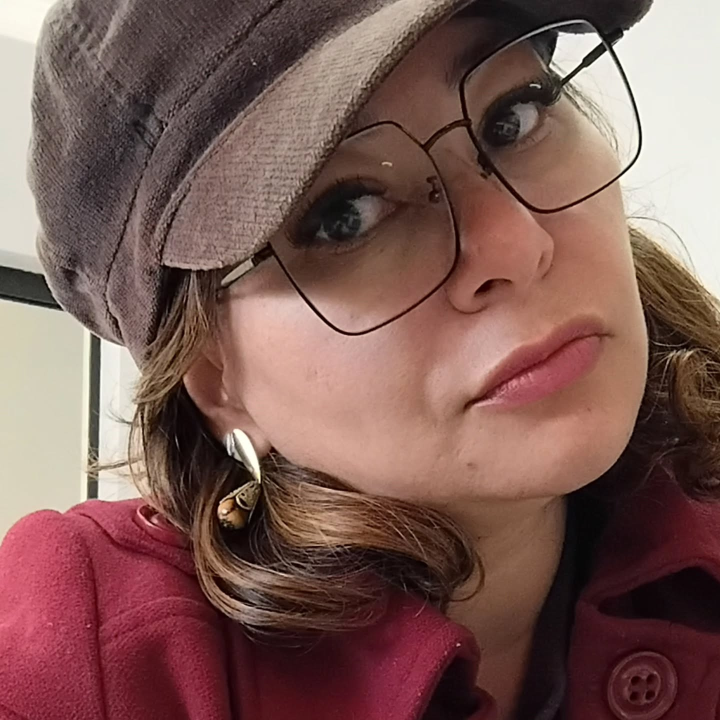
#> input picture fotos/ref-03-closeup-oculos-boina.jpg, 1440 x 1440 px (shown at 1/2 size)
$ python gerar_estatico.py
#> lines starting #> are read from the running program, lines starting #| are printed output that depends on the picture; after the words box and inside, x2 and y2 are one past the last pixel; in counts of white or black regions, pixels touching at a corner belong together
### tipografia.py
# -*- coding: utf-8 -*-
"""Tipografia e paleta da AuraBela.

Duas famílias, o par clássico de conteúdo de beleza:
  - Playfair Display (serifada display) para os ganchos — elegância, "editorial".
  - Montserrat (sans geométrica) para corpo, selos e CTA — limpeza e leitura.

As duas sao fontes VARIAVEIS (um arquivo por familia, eixo de peso 400-900). O
peso e escolhido em runtime com set_variation_by_axes — cada chamada devolve um
objeto de fonte novo, entao nunca ha dois pesos disputando o mesmo objeto (a
armadilha que o vendanaobra evitou usando estaticas; aqui isolamos por chamada).
"""
from __future__ import annotations

import os
from functools import lru_cache
from PIL import ImageFont

BASE = os.path.dirname(os.path.abspath(__file__))
FONTES = os.path.join(BASE, "fontes")

SERIF = os.path.join(FONTES, "PlayfairDisplay-Bold.ttf")   # variavel 400-900
SANS = os.path.join(FONTES, "Montserrat-Regular.ttf")      # variavel 400-900


@lru_cache(maxsize=256)
def serif(tamanho: int, peso: int = 700) -> ImageFont.FreeTypeFont:
    f = ImageFont.truetype(SERIF, tamanho)
    try:
        f.set_variation_by_axes([peso])
    except Exception:
        pass
    return f


@lru_cache(maxsize=256)
def sans(tamanho: int, peso: int = 500) -> ImageFont.FreeTypeFont:
    f = ImageFont.truetype(SANS, tamanho)
    try:
        f.set_variation_by_axes([peso])
    except Exception:
        pass
    return f


# --------------------------------------------------------------------- paleta
# Territorio de cor de beleza/skincare: nude, rosa suave, marrom-café, off-white.
# Amostrado do universo Mary Kay + dos perfis de referencia (rosa/nude/marrom).
class Cor:
    OFFWHITE = (247, 242, 238)     # fundo claro cremoso
    NUDE = (226, 205, 193)         # nude/pele
    ROSA = (214, 150, 150)         # rosa seco (rosé)
    ROSA_FORTE = (193, 106, 112)   # rosa/vinho para destaque
    CAFE = (74, 58, 52)            # marrom-café (texto escuro, elegante)
    CAFE_CLARO = (120, 98, 88)     # marrom médio
    CREME = (240, 228, 218)        # creme para tarjas
    BRANCO = (255, 255, 255)
    PRETO_SUAVE = (33, 28, 26)     # "preto" quente, nunca 000
    DOURADO = (183, 142, 92)       # acento dourado discreto

    # gradiente escuro sobre foto (para texto legivel em cima de imagem)
    VEU_TOPO = (33, 28, 26, 0)
    VEU_BASE = (33, 28, 26, 200)

### gerar_estatico.py
# -*- coding: utf-8 -*-
"""Post estatico 1080x1350 (4:5) a partir de uma FOTO REAL da Marcia.

O rosto real dela e sempre a base — nunca gerado por IA. Por cima vai a arte no
territorio de beleza (nude/rosa/cafe, Playfair + Montserrat), no capricho dos
grandes perfis de skincare.

Dois templates:
  - "capa": foto full-bleed + veu cafe subindo + gancho serif branco embaixo.
            Para prova, emocional, oferta. E o que mais retem no feed.
  - "editorial": cartao off-white, rotulo + gancho serif em cima, foto emoldurada
            embaixo. Para conteudo educativo (a "aula" que se salva).

Tratamento leve da foto (brilho/contraste/saturacao suaves) para uniformizar a
luz entre fotos de origens diferentes.
"""
from __future__ import annotations

import os
from PIL import Image, ImageDraw, ImageEnhance, ImageFilter

from tipografia import serif, sans, Cor

LARG, ALT = 1080, 1350
MARGEM = 90
SELO = "@aurabelastore_on"


# ------------------------------------------------------------------ foto
def _tratar(img: Image.Image) -> Image.Image:
    img = _cortar_barras(img)
    img = ImageEnhance.Brightness(img).enhance(1.04)
    img = ImageEnhance.Contrast(img).enhance(1.05)
    img = ImageEnhance.Color(img).enhance(1.06)
    img = ImageEnhance.Sharpness(img).enhance(1.08)
    return img


def _cortar_barras(img: Image.Image) -> Image.Image:
    """Remove barras pretas laterais/verticais (algumas fotos vieram do IG com
    letterbox). Varre as bordas enquanto a linha/coluna for quase preta."""
    img = img.convert("RGB")
#> img is the input picture: PIL image 1440x1440 RGB; mean R, G, B 124.5, 91.3, 85.3
    cinza = img.convert("L")
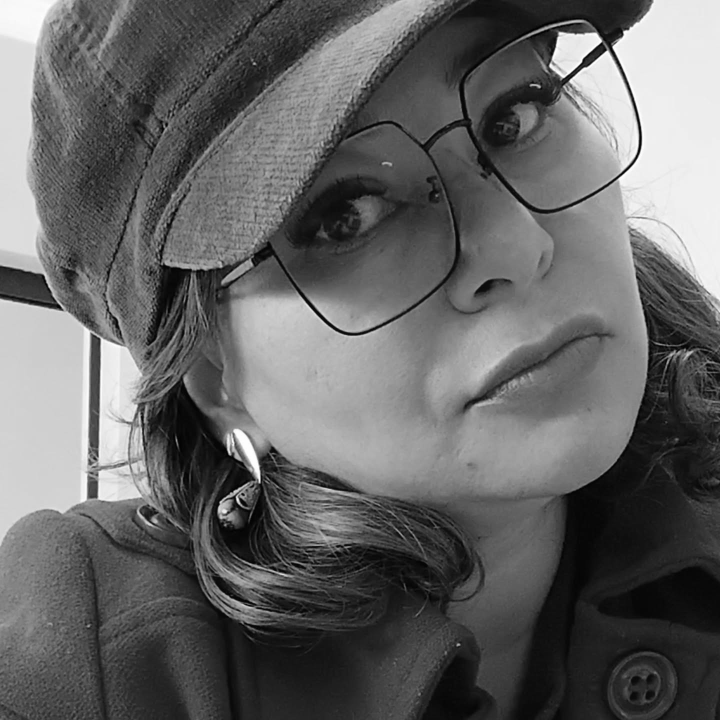
#> cinza: PIL image 1440x1440 L (shown at 1/2 size); min 0, max 255, mean 100.6
    larg, alt = img.size
#> larg = 1440; alt = 1440
    px = cinza.load()

    def escura_col(x):
        amostra = [px[x, y] for y in range(0, alt, max(1, alt // 40))]
#> amostra = 40 items
        return sum(amostra) / len(amostra) < 22

    def escura_lin(y):
        amostra = [px[x, y] for x in range(0, larg, max(1, larg // 40))]
        return sum(amostra) / len(amostra) < 22

    e = 0
    while e < larg // 4 and escura_col(e):
        e += 1
#> after the loop, e = 0
    dd = larg - 1
#> dd = 1439
    while dd > larg * 3 // 4 and escura_col(dd):
        dd -= 1
#> this loop made 0 passes
#> after the loop, dd = 1439
    t = 0
#> t = 0
    while t < alt // 4 and escura_lin(t):
#> in escura_lin, `amostra = [px[x, y] for x in range(0, larg, max(1, larg // 40))]`: amostra = 40 items
        t += 1
#> after the loop, t = 0
    b = alt - 1
#> b = 1439
    while b > alt * 3 // 4 and escura_lin(b):
        b -= 1
#> after the loop, b = 1439

    if (e, t, dd + 1, b + 1) != (0, 0, larg, alt):
        img = img.crop((e, t, dd + 1, b + 1))
    return img


def _cobrir(img: Image.Image, larg: int, alt: int, foco_y: float = 0.38) -> Image.Image:
    """Recorta a foto para cobrir larg x alt, centrando em x e no foco_y em y
    (0=topo, 1=base). Rosto costuma estar no terco superior -> foco 0.38."""
#> called with larg = 1080, alt = 1350, foco_y = 0.34
    img = img.convert("RGB")
    escala = max(larg / img.width, alt / img.height)
#> escala = 0.938
    nova = (round(img.width * escala), round(img.height * escala))
#> nova = (1350, 1350)
    img = img.resize(nova, Image.LANCZOS)
#> img: PIL image 1350x1350 RGB
    x = (img.width - larg) // 2
#> x = 135
    y = int((img.height - alt) * foco_y)
#> y = 0
    y = max(0, min(y, img.height - alt))
    return img.crop((x, y, x + larg, y + alt))


def _veu(alt_img: int, inicio: float = 0.40, forca: int = 210) -> Image.Image:
    """Gradiente cafe transparente->opaco de cima pra baixo (legibilidade)."""
#> called with alt_img = 1350, inicio = 0.3, forca = 242
    veu = Image.new("L", (1, alt_img), 0)
    px = veu.load()
    corte = int(alt_img * inicio)
    for y in range(alt_img):
        if y < corte:
            px[0, y] = 0
        else:
            t = (y - corte) / (alt_img - corte)
            px[0, y] = int((t ** 1.4) * forca)
    veu = veu.resize((LARG, alt_img))
    base = Image.new("RGB", (LARG, alt_img), Cor.PRETO_SUAVE)
    return base, veu


# ------------------------------------------------------------------ texto
def _quebrar(d, texto, fonte, larg):
    linhas, atual = [], ""
    for p in texto.split():
        t = (atual + " " + p).strip()
        if d.textlength(t, font=fonte) <= larg:
            atual = t
        else:
            if atual:
                linhas.append(atual)
            atual = p
    if atual:
        linhas.append(atual)
    return linhas


def _desenhar_gancho(d, texto, fonte, cor, x, y, larg, entrelinha=1.14):
    linhas = _quebrar(d, texto, fonte, larg)
    lh = int(fonte.size * entrelinha)
    for ln in linhas:
        d.text((x, y), ln, font=fonte, fill=cor)
        y += lh
    return y


def _altura_bloco(d, texto, fonte, larg, entrelinha=1.14) -> int:
    return len(_quebrar(d, texto, fonte, larg)) * int(fonte.size * entrelinha)


# ------------------------------------------------------------------ templates
def _tam_gancho(texto: str) -> int:
    n = len(texto)
    if n <= 42:
        return 92
    if n <= 70:
        return 78
    if n <= 100:
        return 66
    return 56


def capa(foto: str, gancho: str, destino: str, etiqueta: str | None = None,
         rodape: str | None = None, foco_y: float = 0.34) -> str:
    base = _cobrir(_tratar(Image.open(foto)), LARG, ALT, foco_y)
    fundo, mask = _veu(ALT, inicio=0.30, forca=242)
    base = Image.composite(fundo, base, mask)
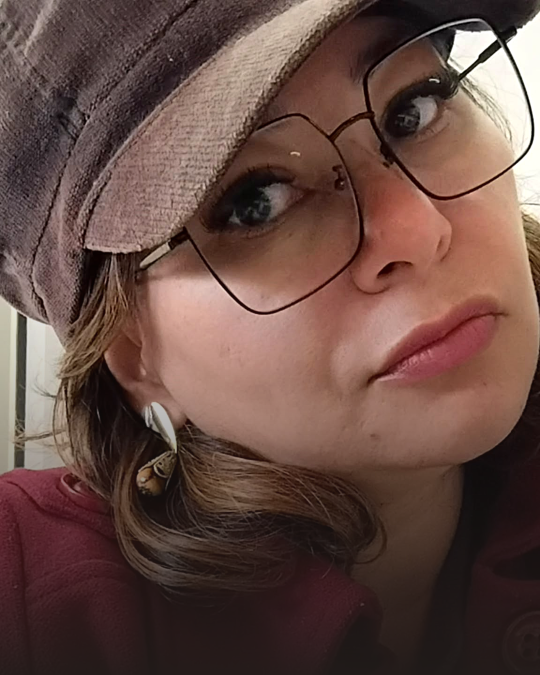
#> base: PIL image 1080x1350 RGB (shown at 1/2 size); mean R, G, B 102.2, 75.2, 67.7
    d = ImageDraw.Draw(base)

    # selo topo
    d.text((MARGEM, 60), SELO, font=sans(30, 600), fill=(255, 255, 255))
    tw = d.textlength(SELO, font=sans(30, 600))
#> tw = 290.6
    d.line((MARGEM, 104, MARGEM + tw, 104), fill=Cor.DOURADO, width=3)

    # Ancoragem de BAIXO para CIMA: o rodape tem lugar fixo e o gancho cresce
    # para cima a partir dele. Assim gancho longo nunca invade o rodape — o
    # defeito que apareceu na 1a amostra.
    rod = rodape or "salva pra não esquecer"
    y_rod = ALT - 92
    d.text((MARGEM, y_rod), rod, font=sans(30, 600), fill=Cor.CREME)

    larg_txt = LARG - 2 * MARGEM
    fg = serif(_tam_gancho(gancho), 800)
    h_gancho = _altura_bloco(d, gancho, fg, larg_txt)
#> h_gancho = 264
    y_gancho = y_rod - 46 - h_gancho
#> y_gancho = 948

    if etiqueta:
        et = etiqueta.upper()
        d.text((MARGEM, y_gancho - 56), et, font=sans(28, 700), fill=Cor.NUDE)

    _desenhar_gancho(d, gancho, fg, (255, 255, 255), MARGEM, y_gancho, larg_txt)
#> the loop in _desenhar_gancho, `for ln in linhas:` made 3 passes
#> y on passes 1 to 3: 1036, 1124, 1212
#> after the loop in _desenhar_gancho, `for ln in linhas:`: y = 1212
    return _salvar(base, destino)


def editorial(foto: str, gancho: str, destino: str, etiqueta: str = "SKINCARE",
              rodape: str | None = None, foco_y: float = 0.30) -> str:
#> called with gancho = 'A ordem certa de passar o seu skincare', destino = 'saida-amostra/amostra-editorial.jpg', etiqueta = 'rotina', rodape = 'salva pra não esquecer', foco_y = 0.3
    base = Image.new("RGB", (LARG, ALT), Cor.OFFWHITE)
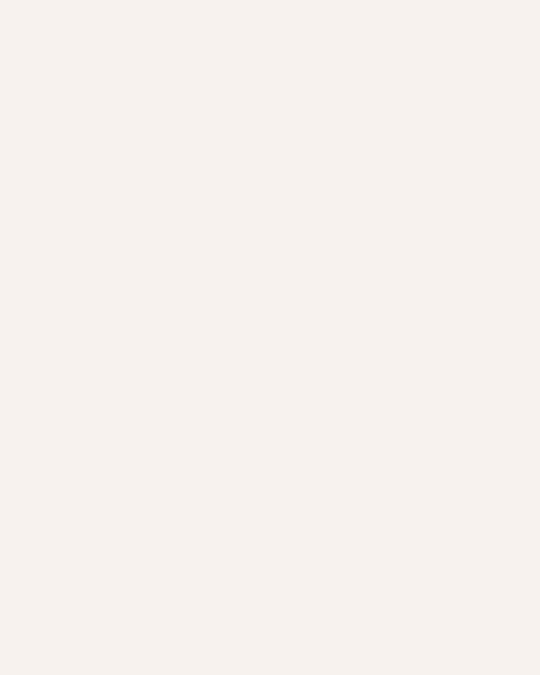
#> base: PIL image 1080x1350 RGB (shown at 1/2 size); mean R, G, B 247, 242, 238
    d = ImageDraw.Draw(base)

    # rotulo
    et = f"{etiqueta.upper()}"
    d.text((MARGEM, 92), et, font=sans(30, 700), fill=Cor.ROSA_FORTE)
    d.line((MARGEM, 138, MARGEM + d.textlength(et, font=sans(30, 700)), 138),
           fill=Cor.ROSA_FORTE, width=3)

    # gancho serif cafe
    fg = serif(_tam_gancho(gancho) - 8, 800)
    y = _desenhar_gancho(d, gancho, fg, Cor.CAFE, MARGEM, 176,
                         LARG - 2 * MARGEM)
#> y = 461

    # foto emoldurada embaixo
    topo_foto = int(y + 44)
#> topo_foto = 505
    alt_foto = ALT - topo_foto - 150
#> alt_foto = 695
    foto_img = _cobrir(_tratar(Image.open(foto)), LARG - 2 * MARGEM, alt_foto, foco_y)
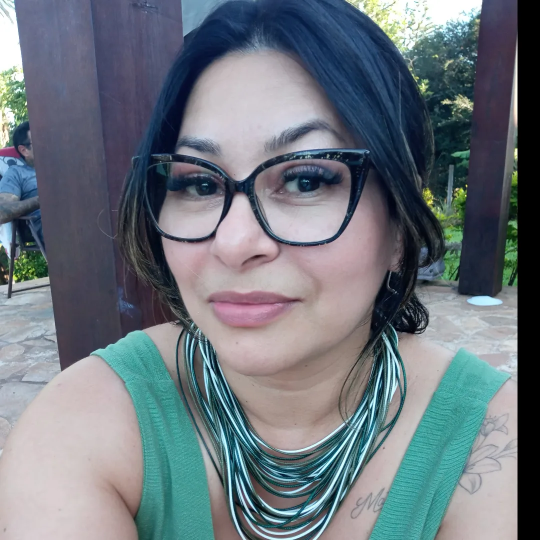
#> input picture fotos/ref-02-closeup-frontal-oculos-grau.webp, 1080 x 1080 px (shown at 1/2 size)
#> in _cortar_barras, img is the input picture: PIL image 1080x1080 RGB; mean R, G, B 107.3, 117.1, 124.9
#> the loop in _cortar_barras (call 2), `while dd > larg * 3 // 4 and escura_col(dd):` made 45 passes
#> dd on passes 1 to 12: 1078, 1077, 1076, 1075, 1074, 1073, 1072, 1071, 1070, 1069, 1068, 1067
#> call 2 of _cobrir, with larg = 900, alt = 695, foco_y = 0.3
#> in _cobrir (call 2), `escala = max(larg / img.width, alt / img.height)`: escala = 0.87
#> in _cobrir (call 2), `nova = (round(img.width * escala), round(img.height * escala))`: nova = (900, 939)
#> in _cobrir (call 2), `img = img.resize(nova, Image.LANCZOS)`:
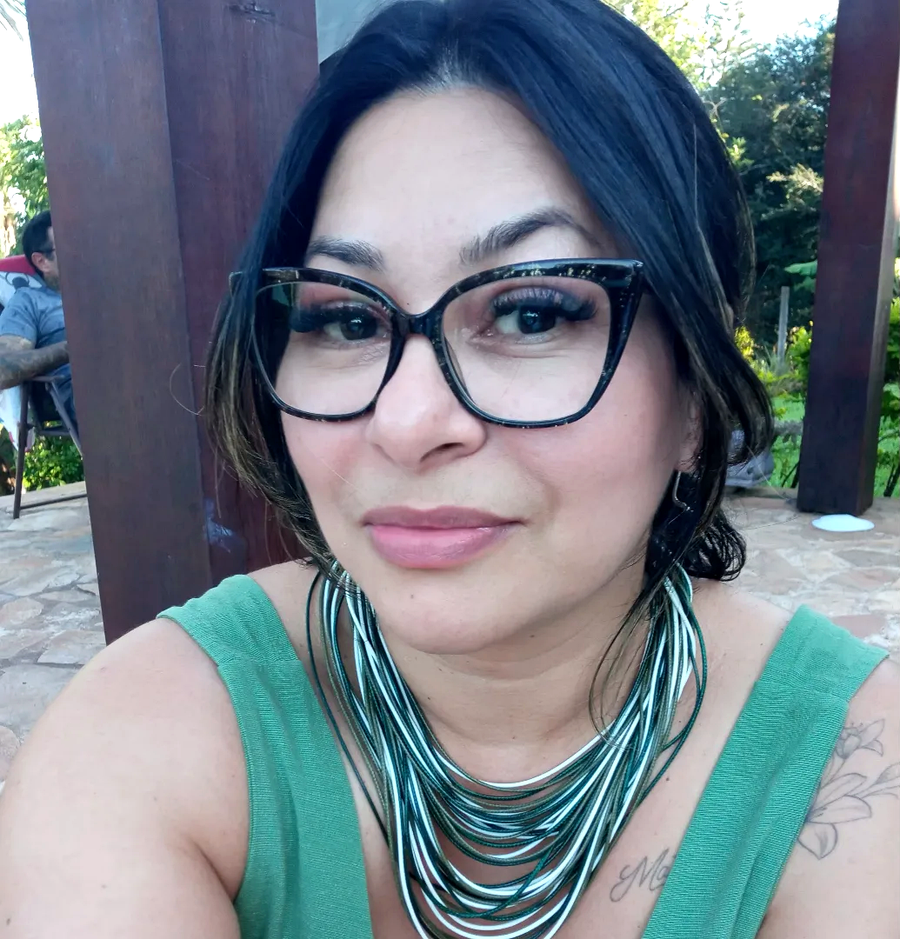
#> img: PIL image 900x939 RGB; mean R, G, B 113.7, 125.3, 134.7
#> in _cobrir (call 2), `y = int((img.height - alt) * foco_y)`: y = 73
    cartao = _arredondar(foto_img, 36)
    base.paste(cartao, (MARGEM, topo_foto), cartao)

    # selo + rodape
    d.text((MARGEM, ALT - 92), SELO, font=sans(28, 600), fill=Cor.CAFE_CLARO)
    if rodape:
        rw = d.textlength(rodape, font=sans(28, 700))
        d.text((LARG - MARGEM - rw, ALT - 92), rodape, font=sans(28, 700),
               fill=Cor.ROSA_FORTE)
    return _salvar(base, destino)


def _arredondar(img: Image.Image, raio: int) -> Image.Image:
#> called with raio = 36
    img = img.convert("RGBA")
#> img: PIL image 900x695 RGBA
    mask = Image.new("L", img.size, 0)
#> mask: PIL image 900x695 L; every value is 0
    ImageDraw.Draw(mask).rounded_rectangle((0, 0, img.width, img.height),
                                           radius=raio, fill=255)
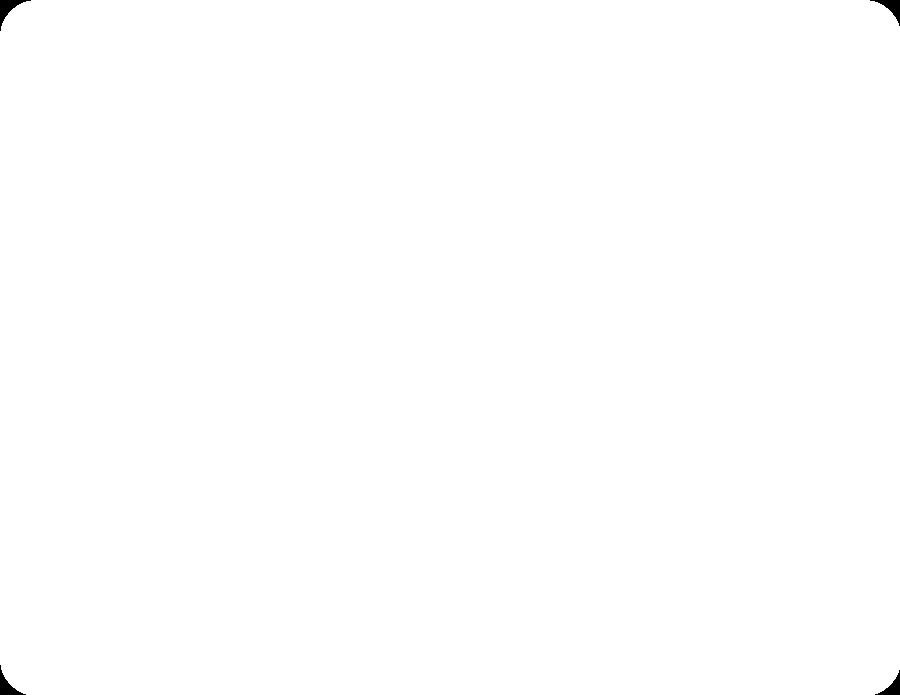
#> mask: PIL image 900x695 L; 99.8% white; 4 black regions, box (x1, y1, x2, y2) and area: (0, 0, 31, 31) 287, (870, 0, 900, 26) 256, (0, 665, 26, 695) 256, (875, 670, 900, 695) 226
    img.putalpha(mask)
    return img


def _salvar(img: Image.Image, destino: str) -> str:
    os.makedirs(os.path.dirname(destino), exist_ok=True)
    img.convert("RGB").save(destino, "JPEG", quality=94, subsampling=0, optimize=True)
    return destino


if __name__ == "__main__":
    import sys
    saida = os.path.join(os.path.dirname(__file__), "saida-amostra")
    capa("fotos/ref-03-closeup-oculos-boina.jpg",
         "Você foi ensinada a cuidar de todos, menos de você.",
         os.path.join(saida, "amostra-capa.jpg"),
         etiqueta="autocuidado 30+")
    editorial("fotos/ref-02-closeup-frontal-oculos-grau.webp",
              "A ordem certa de passar o seu skincare",
              os.path.join(saida, "amostra-editorial.jpg"),
              etiqueta="rotina", rodape="salva pra não esquecer")
#> in editorial, `rw = d.textlength(rodape, font=sans(28, 700))`: rw = 327.2
#> call 2 of _salvar, with destino = 'saida-amostra/amostra-editorial.jpg'
#> in _salvar (call 2), `img.convert("RGB").save(destino, "JPEG", quality=94, subsampling=0, op..`:
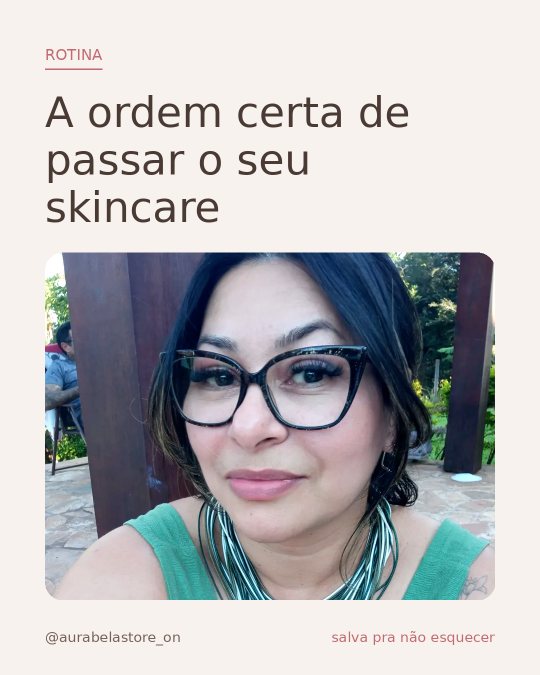
#> saved as amostra-editorial.jpg: PIL image 1080x1350 RGB (shown at 1/2 size); mean R, G, B 184.9, 184.8, 186.8
    print("ok")
